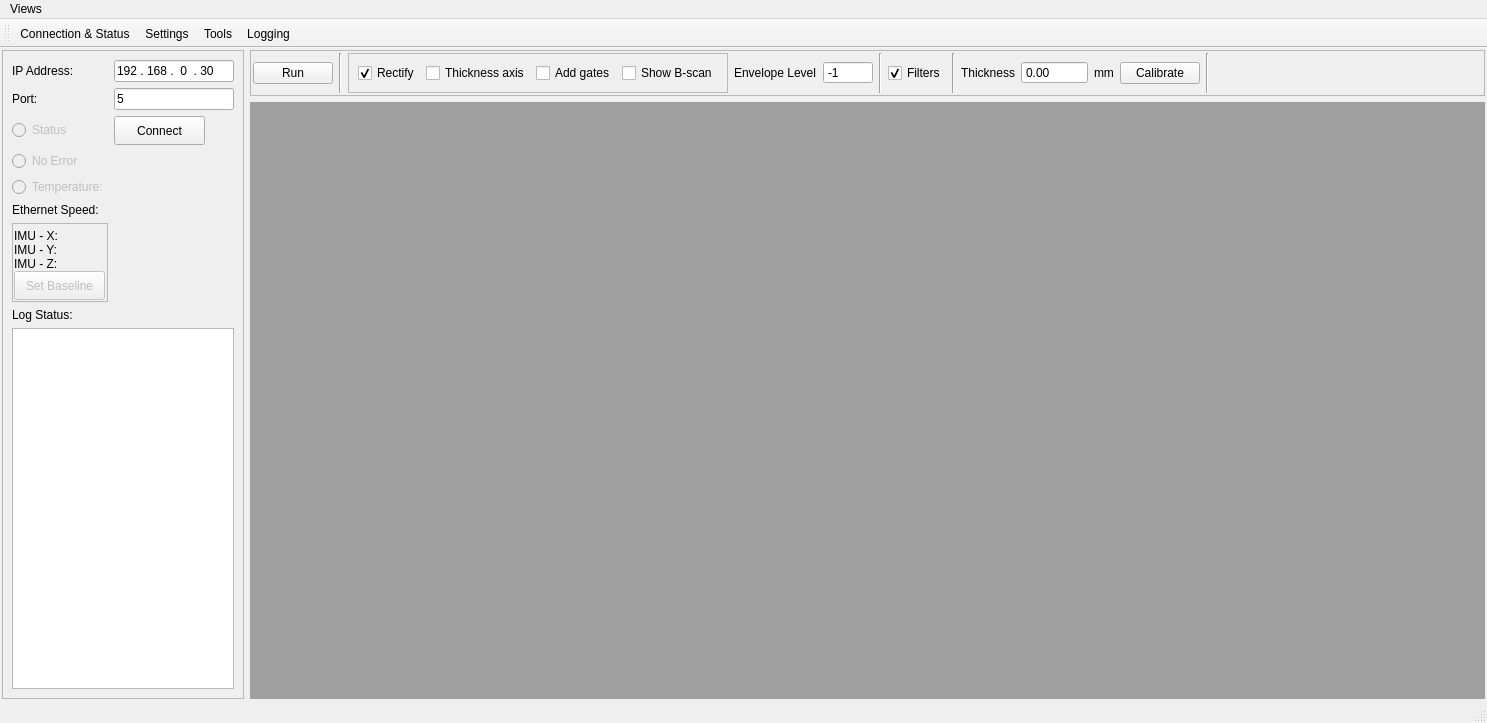
<?xml version="1.0" encoding="UTF-8"?>
<ui version="4.0">
 <class>MainWindow</class>
 <widget class="QMainWindow" name="MainWindow">
  <property name="geometry">
   <rect>
    <x>0</x>
    <y>0</y>
    <width>1487</width>
    <height>723</height>
   </rect>
  </property>
  <property name="windowTitle">
   <string>MainWindow</string>
  </property>
  <widget class="QWidget" name="centralwidget">
   <layout class="QHBoxLayout" name="horizontalLayout_5" stretch="1,7">
    <property name="leftMargin">
     <number>2</number>
    </property>
    <property name="topMargin">
     <number>2</number>
    </property>
    <property name="rightMargin">
     <number>2</number>
    </property>
    <property name="bottomMargin">
     <number>2</number>
    </property>
    <item>
     <widget class="QFrame" name="frameConnect">
      <property name="sizePolicy">
       <sizepolicy hsizetype="Preferred" vsizetype="Preferred">
        <horstretch>0</horstretch>
        <verstretch>0</verstretch>
       </sizepolicy>
      </property>
      <property name="frameShape">
       <enum>QFrame::Shape::StyledPanel</enum>
      </property>
      <property name="frameShadow">
       <enum>QFrame::Shadow::Raised</enum>
      </property>
      <layout class="QGridLayout" name="gridLayout">
       <item row="1" column="1">
        <widget class="QLineEdit" name="port">
         <property name="sizePolicy">
          <sizepolicy hsizetype="Preferred" vsizetype="Preferred">
           <horstretch>0</horstretch>
           <verstretch>0</verstretch>
          </sizepolicy>
         </property>
         <property name="text">
          <string>5</string>
         </property>
        </widget>
       </item>
       <item row="0" column="1">
        <widget class="QLineEdit" name="ipAddress">
         <property name="sizePolicy">
          <sizepolicy hsizetype="Preferred" vsizetype="Preferred">
           <horstretch>0</horstretch>
           <verstretch>0</verstretch>
          </sizepolicy>
         </property>
         <property name="minimumSize">
          <size>
           <width>120</width>
           <height>0</height>
          </size>
         </property>
         <property name="inputMask">
          <string>999 . 999 .  9  . 000</string>
         </property>
         <property name="text">
          <string>192 . 168 .  0  . 30</string>
         </property>
        </widget>
       </item>
       <item row="2" column="1">
        <widget class="QPushButton" name="btnConnect">
         <property name="minimumSize">
          <size>
           <width>91</width>
           <height>29</height>
          </size>
         </property>
         <property name="maximumSize">
          <size>
           <width>91</width>
           <height>29</height>
          </size>
         </property>
         <property name="text">
          <string>Connect</string>
         </property>
         <property name="checkable">
          <bool>true</bool>
         </property>
        </widget>
       </item>
       <item row="2" column="0">
        <widget class="QRadioButton" name="radioStatus">
         <property name="enabled">
          <bool>false</bool>
         </property>
         <property name="text">
          <string>Status</string>
         </property>
         <property name="autoExclusive">
          <bool>false</bool>
         </property>
        </widget>
       </item>
       <item row="7" column="0">
        <widget class="QLabel" name="label_12">
         <property name="text">
          <string>Log Status:</string>
         </property>
         <property name="alignment">
          <set>Qt::AlignmentFlag::AlignLeading|Qt::AlignmentFlag::AlignLeft|Qt::AlignmentFlag::AlignVCenter</set>
         </property>
        </widget>
       </item>
       <item row="1" column="0">
        <widget class="QLabel" name="label_10">
         <property name="text">
          <string>Port:           </string>
         </property>
         <property name="alignment">
          <set>Qt::AlignmentFlag::AlignLeading|Qt::AlignmentFlag::AlignLeft|Qt::AlignmentFlag::AlignVCenter</set>
         </property>
        </widget>
       </item>
       <item row="3" column="0">
        <widget class="QRadioButton" name="radioError">
         <property name="enabled">
          <bool>false</bool>
         </property>
         <property name="text">
          <string>No Error</string>
         </property>
         <property name="autoExclusive">
          <bool>false</bool>
         </property>
        </widget>
       </item>
       <item row="9" column="0" colspan="2">
        <widget class="QTextBrowser" name="log">
         <property name="sizePolicy">
          <sizepolicy hsizetype="Preferred" vsizetype="Expanding">
           <horstretch>0</horstretch>
           <verstretch>0</verstretch>
          </sizepolicy>
         </property>
         <property name="minimumSize">
          <size>
           <width>0</width>
           <height>240</height>
          </size>
         </property>
        </widget>
       </item>
       <item row="0" column="0">
        <widget class="QLabel" name="label_9">
         <property name="text">
          <string>IP Address:</string>
         </property>
        </widget>
       </item>
       <item row="4" column="0">
        <widget class="QRadioButton" name="radioTemp">
         <property name="enabled">
          <bool>false</bool>
         </property>
         <property name="text">
          <string>Temperature:</string>
         </property>
         <property name="autoExclusive">
          <bool>false</bool>
         </property>
        </widget>
       </item>
       <item row="5" column="0">
        <widget class="QLabel" name="labelSpeed">
         <property name="text">
          <string>Ethernet Speed:</string>
         </property>
         <property name="alignment">
          <set>Qt::AlignmentFlag::AlignLeading|Qt::AlignmentFlag::AlignLeft|Qt::AlignmentFlag::AlignVCenter</set>
         </property>
        </widget>
       </item>
       <item row="6" column="0">
        <widget class="QFrame" name="frame_2">
         <property name="accessibleName">
          <string/>
         </property>
         <property name="frameShape">
          <enum>QFrame::Shape::StyledPanel</enum>
         </property>
         <property name="frameShadow">
          <enum>QFrame::Shadow::Raised</enum>
         </property>
         <layout class="QFormLayout" name="formLayout">
          <property name="verticalSpacing">
           <number>0</number>
          </property>
          <property name="leftMargin">
           <number>1</number>
          </property>
          <property name="topMargin">
           <number>5</number>
          </property>
          <property name="rightMargin">
           <number>1</number>
          </property>
          <property name="bottomMargin">
           <number>1</number>
          </property>
          <item row="0" column="0">
           <widget class="QLabel" name="label_IMU_X">
            <property name="text">
             <string>IMU - X:</string>
            </property>
            <property name="alignment">
             <set>Qt::AlignmentFlag::AlignLeading|Qt::AlignmentFlag::AlignLeft|Qt::AlignmentFlag::AlignVCenter</set>
            </property>
           </widget>
          </item>
          <item row="1" column="0">
           <widget class="QLabel" name="label_IMU_Y">
            <property name="text">
             <string>IMU - Y:</string>
            </property>
            <property name="alignment">
             <set>Qt::AlignmentFlag::AlignLeading|Qt::AlignmentFlag::AlignLeft|Qt::AlignmentFlag::AlignVCenter</set>
            </property>
           </widget>
          </item>
          <item row="2" column="0">
           <widget class="QLabel" name="label_IMU_Z">
            <property name="text">
             <string>IMU - Z:</string>
            </property>
            <property name="alignment">
             <set>Qt::AlignmentFlag::AlignLeading|Qt::AlignmentFlag::AlignLeft|Qt::AlignmentFlag::AlignVCenter</set>
            </property>
           </widget>
          </item>
          <item row="3" column="0">
           <widget class="QPushButton" name="btnImuBase">
            <property name="enabled">
             <bool>false</bool>
            </property>
            <property name="minimumSize">
             <size>
              <width>91</width>
              <height>29</height>
             </size>
            </property>
            <property name="maximumSize">
             <size>
              <width>91</width>
              <height>29</height>
             </size>
            </property>
            <property name="text">
             <string>Set Baseline</string>
            </property>
            <property name="checkable">
             <bool>true</bool>
            </property>
           </widget>
          </item>
         </layout>
        </widget>
       </item>
      </layout>
     </widget>
    </item>
    <item>
     <layout class="QVBoxLayout" name="verticalLayout">
      <item>
       <widget class="QFrame" name="frameTools">
        <property name="sizePolicy">
         <sizepolicy hsizetype="Preferred" vsizetype="Fixed">
          <horstretch>0</horstretch>
          <verstretch>0</verstretch>
         </sizepolicy>
        </property>
        <property name="frameShape">
         <enum>QFrame::Shape::StyledPanel</enum>
        </property>
        <property name="frameShadow">
         <enum>QFrame::Shadow::Raised</enum>
        </property>
        <layout class="QHBoxLayout" name="horizontalLayout_4">
         <property name="leftMargin">
          <number>2</number>
         </property>
         <property name="topMargin">
          <number>2</number>
         </property>
         <property name="rightMargin">
          <number>2</number>
         </property>
         <property name="bottomMargin">
          <number>2</number>
         </property>
         <item>
          <widget class="QPushButton" name="btnRun">
           <property name="text">
            <string>Run</string>
           </property>
           <property name="checkable">
            <bool>true</bool>
           </property>
          </widget>
         </item>
         <item>
          <widget class="Line" name="line">
           <property name="orientation">
            <enum>Qt::Orientation::Vertical</enum>
           </property>
          </widget>
         </item>
         <item>
          <widget class="QFrame" name="frame">
           <property name="sizePolicy">
            <sizepolicy hsizetype="Preferred" vsizetype="Fixed">
             <horstretch>0</horstretch>
             <verstretch>0</verstretch>
            </sizepolicy>
           </property>
           <property name="frameShape">
            <enum>QFrame::Shape::StyledPanel</enum>
           </property>
           <property name="frameShadow">
            <enum>QFrame::Shadow::Raised</enum>
           </property>
           <layout class="QHBoxLayout" name="horizontalLayout">
            <item>
             <widget class="QCheckBox" name="ckRectify">
              <property name="text">
               <string>Rectify</string>
              </property>
              <property name="checked">
               <bool>true</bool>
              </property>
             </widget>
            </item>
            <item>
             <widget class="QCheckBox" name="ckDepthAxis">
              <property name="text">
               <string>Thickness axis</string>
              </property>
             </widget>
            </item>
            <item>
             <widget class="QCheckBox" name="ckGates">
              <property name="text">
               <string>Add gates</string>
              </property>
             </widget>
            </item>
            <item>
             <widget class="QCheckBox" name="ckBscan">
              <property name="text">
               <string>Show B-scan</string>
              </property>
             </widget>
            </item>
           </layout>
          </widget>
         </item>
         <item>
          <layout class="QHBoxLayout" name="horizontalLayout_2" stretch="0,0">
           <item>
            <widget class="QLabel" name="label">
             <property name="text">
              <string>Envelope Level</string>
             </property>
            </widget>
           </item>
           <item>
            <widget class="QSpinBox" name="spinEnvLevel">
             <property name="sizePolicy">
              <sizepolicy hsizetype="Preferred" vsizetype="Fixed">
               <horstretch>0</horstretch>
               <verstretch>0</verstretch>
              </sizepolicy>
             </property>
             <property name="minimumSize">
              <size>
               <width>50</width>
               <height>0</height>
              </size>
             </property>
             <property name="toolTip">
              <string>&lt;html&gt;&lt;head/&gt;&lt;body&gt;&lt;p&gt;Select the level of envelop smoothness. &lt;/p&gt;&lt;/body&gt;&lt;/html&gt;</string>
             </property>
             <property name="buttonSymbols">
              <enum>QAbstractSpinBox::ButtonSymbols::NoButtons</enum>
             </property>
             <property name="minimum">
              <number>-1</number>
             </property>
             <property name="value">
              <number>-1</number>
             </property>
            </widget>
           </item>
          </layout>
         </item>
         <item>
          <widget class="Line" name="line_5">
           <property name="orientation">
            <enum>Qt::Orientation::Vertical</enum>
           </property>
          </widget>
         </item>
         <item>
          <widget class="QCheckBox" name="ckFilter">
           <property name="enabled">
            <bool>true</bool>
           </property>
           <property name="text">
            <string>Filters</string>
           </property>
           <property name="checked">
            <bool>true</bool>
           </property>
          </widget>
         </item>
         <item>
          <widget class="Line" name="line_3">
           <property name="orientation">
            <enum>Qt::Orientation::Vertical</enum>
           </property>
          </widget>
         </item>
         <item>
          <layout class="QHBoxLayout" name="horizontalLayout_3">
           <item>
            <widget class="QLabel" name="label_2">
             <property name="text">
              <string>Thickness</string>
             </property>
            </widget>
           </item>
           <item>
            <widget class="QDoubleSpinBox" name="spinDepth">
             <property name="enabled">
              <bool>true</bool>
             </property>
             <property name="sizePolicy">
              <sizepolicy hsizetype="Preferred" vsizetype="Fixed">
               <horstretch>0</horstretch>
               <verstretch>0</verstretch>
              </sizepolicy>
             </property>
             <property name="minimumSize">
              <size>
               <width>67</width>
               <height>0</height>
              </size>
             </property>
             <property name="buttonSymbols">
              <enum>QAbstractSpinBox::ButtonSymbols::NoButtons</enum>
             </property>
             <property name="maximum">
              <double>5000.000000000000000</double>
             </property>
            </widget>
           </item>
           <item>
            <widget class="QLabel" name="label_3">
             <property name="text">
              <string>mm</string>
             </property>
            </widget>
           </item>
          </layout>
         </item>
         <item>
          <widget class="QPushButton" name="btnCal">
           <property name="text">
            <string>Calibrate</string>
           </property>
          </widget>
         </item>
         <item>
          <widget class="Line" name="line_4">
           <property name="orientation">
            <enum>Qt::Orientation::Vertical</enum>
           </property>
          </widget>
         </item>
         <item>
          <spacer name="horizontalSpacer">
           <property name="orientation">
            <enum>Qt::Orientation::Horizontal</enum>
           </property>
           <property name="sizeHint" stdset="0">
            <size>
             <width>162</width>
             <height>20</height>
            </size>
           </property>
          </spacer>
         </item>
        </layout>
       </widget>
      </item>
      <item>
       <widget class="QMdiArea" name="mdiArea">
        <property name="sizePolicy">
         <sizepolicy hsizetype="Preferred" vsizetype="Expanding">
          <horstretch>0</horstretch>
          <verstretch>0</verstretch>
         </sizepolicy>
        </property>
       </widget>
      </item>
     </layout>
    </item>
   </layout>
  </widget>
  <widget class="QMenuBar" name="menubar">
   <property name="geometry">
    <rect>
     <x>0</x>
     <y>0</y>
     <width>1487</width>
     <height>22</height>
    </rect>
   </property>
   <widget class="QMenu" name="menuViews">
    <property name="title">
     <string>Views</string>
    </property>
    <addaction name="actionConnection_Status"/>
    <addaction name="actionSettings"/>
    <addaction name="actionTools"/>
    <addaction name="actionLogging"/>
    <addaction name="actionReset"/>
   </widget>
   <addaction name="menuViews"/>
  </widget>
  <widget class="QToolBar" name="toolBar">
   <property name="windowTitle">
    <string>toolBar</string>
   </property>
   <attribute name="toolBarArea">
    <enum>TopToolBarArea</enum>
   </attribute>
   <attribute name="toolBarBreak">
    <bool>false</bool>
   </attribute>
   <addaction name="actionConnection_Status"/>
   <addaction name="actionSettings"/>
   <addaction name="actionTools"/>
   <addaction name="actionLogging"/>
  </widget>
  <widget class="QStatusBar" name="statusBar"/>
  <action name="actionConnection_Status">
   <property name="checkable">
    <bool>true</bool>
   </property>
   <property name="text">
    <string>Connection &amp;&amp; Status</string>
   </property>
   <property name="menuRole">
    <enum>QAction::MenuRole::NoRole</enum>
   </property>
  </action>
  <action name="actionSettings">
   <property name="checkable">
    <bool>true</bool>
   </property>
   <property name="text">
    <string>Settings</string>
   </property>
   <property name="menuRole">
    <enum>QAction::MenuRole::NoRole</enum>
   </property>
  </action>
  <action name="actionTools">
   <property name="checkable">
    <bool>true</bool>
   </property>
   <property name="text">
    <string>Tools</string>
   </property>
   <property name="menuRole">
    <enum>QAction::MenuRole::NoRole</enum>
   </property>
  </action>
  <action name="actionLogging">
   <property name="checkable">
    <bool>true</bool>
   </property>
   <property name="text">
    <string>Logging</string>
   </property>
   <property name="menuRole">
    <enum>QAction::MenuRole::NoRole</enum>
   </property>
  </action>
  <action name="actionReset">
   <property name="checkable">
    <bool>true</bool>
   </property>
   <property name="text">
    <string>Reset</string>
   </property>
   <property name="menuRole">
    <enum>QAction::MenuRole::NoRole</enum>
   </property>
  </action>
 </widget>
 <resources/>
 <connections/>
</ui>
